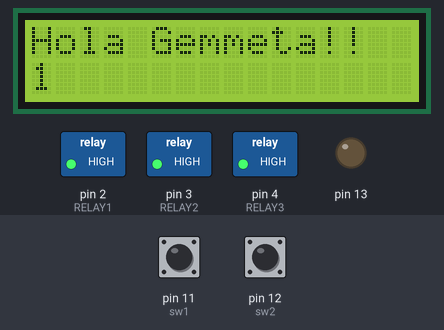
Recording of a sketch running on a simulated Arduino Uno, built with avr-gcc and run on an emulated ATmega328P. Shown: 16×2 character LCD, switched loads named in the sketch (green lamp = pin HIGH), output pins drawn as LEDs (lit = HIGH). The test bench sets the inputs (shaded band); at power-on: pin 11 (sw1) HIGH, pin 12 (sw2) HIGH.

Above: at 1.2 s.
1.3 s: pin 11 (sw1) pulled LOW for 0.15 s
At 2.7 s:
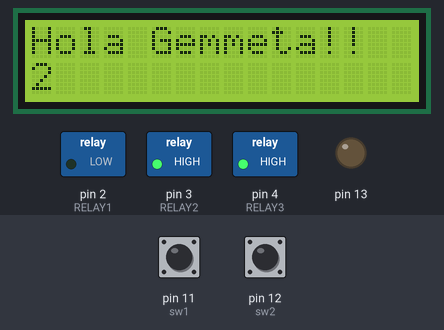
4.4 s: pin 12 (sw2) pulled LOW for 0.15 s
At 5.6 s:
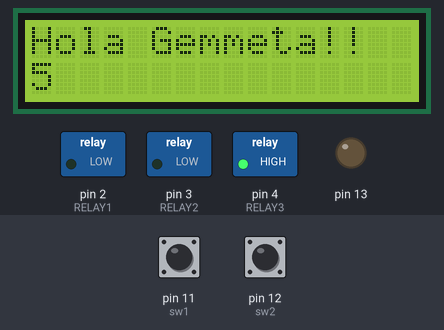
7.5 s: pin 11 (sw1) pulled LOW for 1 s
At 8.4 s:
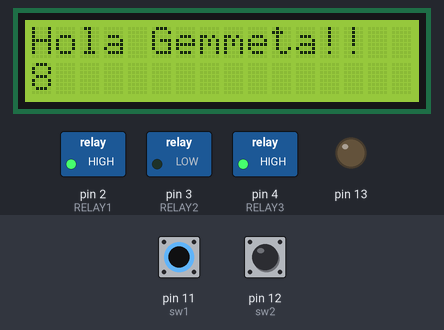
11.5 s: pin 12 (sw2) pulled LOW for 1 s
At 12.8 s:
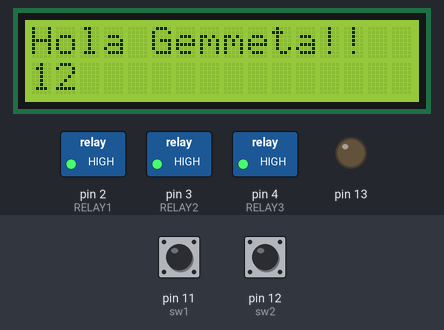
Timing chart, 0 to 14.5 s (numbered marks = the images above; inputs shaded):
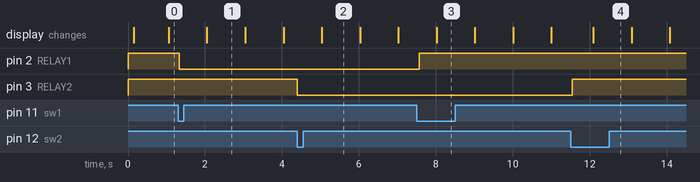

Measured:
- after the input at 1.3 s, pin 2 (RELAY1): HIGH → LOW at once
- after the input at 4.4 s, pin 3 (RELAY2): HIGH → LOW at once
- after the input at 7.5 s, pin 2 (RELAY1): LOW → HIGH after 0.07 s
- after the input at 11.5 s, pin 3 (RELAY2): LOW → HIGH at once
- what the display in image 1 shows lasts 0.9 s, from 2.1 s to 3.0 s

The sketch:

reles.ino
```cpp
#include <LiquidCrystal.h>


LiquidCrystal lcd(5, 6, 7, 8, 9, 10);

#define RELAY1  2
#define RELAY2  3
#define RELAY3  4
#define RELAY4  5
#define RELAY5  6
#define RELAY6  7
#define RELAY7  8
#define RELAY8  9
#define sw1  11
#define sw2  12

void setup()

{
// Serial.begin(9600);
 pinMode(RELAY1, OUTPUT);
 pinMode(RELAY2, OUTPUT);
 pinMode(RELAY3, OUTPUT);
 pinMode(RELAY4, OUTPUT);
 pinMode(RELAY5, OUTPUT);
 pinMode(RELAY6, OUTPUT);
 pinMode(RELAY7, OUTPUT);
 pinMode(RELAY8, OUTPUT);
 pinMode(13, OUTPUT);
 pinMode(sw1, INPUT_PULLUP);
 pinMode(sw2, INPUT_PULLUP);

 digitalWrite(RELAY1,HIGH);
 digitalWrite(RELAY2,HIGH);
 digitalWrite(RELAY3,HIGH);
 //digitalWrite(RELAY4,HIGH);
 //digitalWrite(RELAY5,HIGH);
 //digitalWrite(RELAY6,HIGH);
 //digitalWrite(RELAY7,HIGH);
 //digitalWrite(RELAY8,HIGH);
//LCD
 lcd.begin(16, 2);
 lcd.print("Hola Gemmeta!!");

}

  int SwitchState1;             // current state of the switch
  int PreviousSwitchState1;     // previous state of the switch
  int RelayState1;              // current state of relay pin
  int SwitchState2;             // current state of the switch
  int PreviousSwitchState2;     // previous state of the switch
  int RelayState2;              // current state of relay pin


void loop()
  {

  int switch1 = digitalRead(sw1);
  SwitchState1 = switch1;
  RelayState1 = digitalRead(RELAY1);


   if (SwitchState1 != PreviousSwitchState1) {
    // if the state has changed, check change direction
    if (SwitchState1 == LOW){

      // if the current state is HIGH then the switch went from off to on
      // instigate a relay state change:
      if (RelayState1 == HIGH)
          digitalWrite(RELAY1, LOW);
      else
          digitalWrite(RELAY1, HIGH);
        }
    }
PreviousSwitchState1 = SwitchState1;


  int switch2 = digitalRead(sw2);
  SwitchState2 = switch2;
  RelayState2 = digitalRead(RELAY2);


   if (SwitchState2 != PreviousSwitchState2) {
    // if the state has changed, check change direction
    if (SwitchState2 == LOW){

      // if the current state is HIGH then the switch went from off to on
      // instigate a relay state change:
      if (RelayState2 == HIGH)
          digitalWrite(RELAY2, LOW);
      else
          digitalWrite(RELAY2, HIGH);
        }
    }
PreviousSwitchState2 = SwitchState2;

delay(90);

 lcd.setCursor(0, 1);
 // print the number of seconds since reset:
 lcd.print(millis()/1000);

/*
   if (switch1 == HIGH) {
    digitalWrite(13, LOW);
    digitalWrite(RELAY1, HIGH);

  } else {
    digitalWrite(13, HIGH);
    digitalWrite(RELAY1, LOW);

  }
 */
}
```
